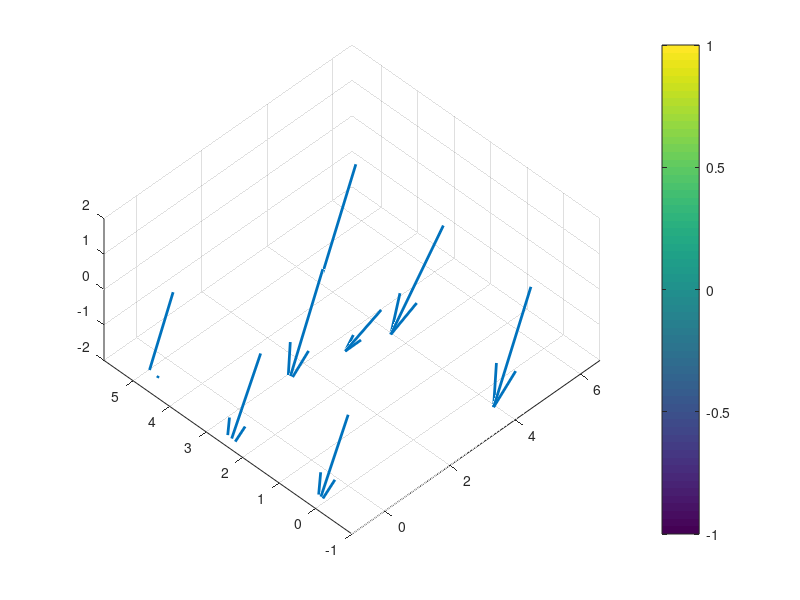

Source code (MATLAB): (Note: this script raises an error after producing the figure.)
mags = 8;

fileID = fopen('PracticeData/MagDat4.txt','r');
formatSpec = '%f';
sizeA = [3 Inf];

A = fscanf(fileID,formatSpec,sizeA);
fclose(fileID);

[other,num] = size(A);
num = num/mags;

B = reshape(A,3,mags,num);
B = permute(B,[2 1 3]);

% 5.6" x 4.8" board
Loc = [0,0;
    5.6, 0;
    2.8, 1.6;
    0, 2.4;
    5.6, 2.4
    2.8, 3.2;
    0, 4.8;
    5.6,4.8];

Xre = Loc(:,1);
Yre = Loc(:,2);

Zre = zeros(size(Xre));


V = zeros(mags,3,num);


sfactor = .005;


%% 


figure
q = quiver3(Xre,Yre,Zre,B(:,1,1)*sfactor,B(:,2,1)*sfactor,B(:,3,1)*sfactor,'AutoScale',...
    'off','LineWidth',2,'Clipping','off');
axis([-1 6.6 -1 5.8 -2 2])
view(-45,60)
colorbar



%%%%%%%%%%
ax = gca;
ax.NextPlot = 'replaceChildren';


%Coloring code from:
%http://stackoverflow.com/questions/29632430/quiver3-arrow-color-corresponding-to-magnitude

%// Compute the magnitude of the vectors
mags = sqrt(sum(cat(2, q.UData(:), q.VData(:), ...
            reshape(q.WData, numel(q.UData), [])).^2, 2));

%// Get the current colormap
currentColormap = colormap(gca);

%// Now determine the color to make each arrow using a colormap
[~, ~, ind] = histcounts(mags, size(currentColormap, 1));

%// Now map this to a colormap to get RGB
cmap = uint8(ind2rgb(ind(:), currentColormap) * 255);
cmap(:,:,4) = 255;
cmap = permute(repmat(cmap, [1 3 1]), [2 1 3]);

%// We repeat each color 3 times (using 1:3 below) because each arrow has 3 vertices
set(q.Head, ...
    'ColorBinding', 'interpolated', ...
    'ColorData', reshape(cmap(1:3,:,:), [], 4).');   %'

%// We repeat each color 2 times (using 1:2 below) because each tail has 2 vertices
set(q.Tail, ...
    'ColorBinding', 'interpolated', ...
    'ColorData', reshape(cmap(1:2,:,:), [], 4).');

%% 
loops = num;

Mr(loops) = struct('cdata',[],'colormap',[]);
for j = 1:loops

q = quiver3(Xre,Yre,Zre,B(:,1,j)*sfactor,B(:,2,j)*sfactor,B(:,3,j)*sfactor,'AutoScale',...
    'off','LineWidth',2,'Clipping','off');
axis([-1 6.6 -1 5.8 -2 2])
view(-45,60)

%{
%Coloring code from:
%http://stackoverflow.com/questions/29632430/quiver3-arrow-color-corresponding-to-magnitude

%// Compute the magnitude of the vectors
mags = sqrt(sum(cat(2, q.UData(:), q.VData(:), ...
            reshape(q.WData, numel(q.UData), [])).^2, 2));

%// Get the current colormap
currentColormap = colormap(gca);

%// Now determine the color to make each arrow using a colormap
[~, ~, ind] = histcounts(mags, size(currentColormap, 1));

%// Now map this to a colormap to get RGB
cmap = uint8(ind2rgb(ind(:), currentColormap) * 255);
cmap(:,:,4) = 255;
cmap = permute(repmat(cmap, [1 3 1]), [2 1 3]);

%// We repeat each color 3 times (using 1:3 below) because each arrow has 3 vertices
set(q.Head, ...
    'ColorBinding', 'interpolated', ...
    'ColorData', reshape(cmap(1:3,:,:), [], 4).');   %'

%// We repeat each color 2 times (using 1:2 below) because each tail has 2 vertices
set(q.Tail, ...
    'ColorBinding', 'interpolated', ...
    'ColorData', reshape(cmap(1:2,:,:), [], 4).');
    
    
    
    %}
    
    
    drawnow
    Mr(j) = getframe;
end

%{
myVideo = VideoWriter('reMag1.avi');
open(myVideo);
writeVideo(myVideo, Mr);
close(myVideo);
%}
